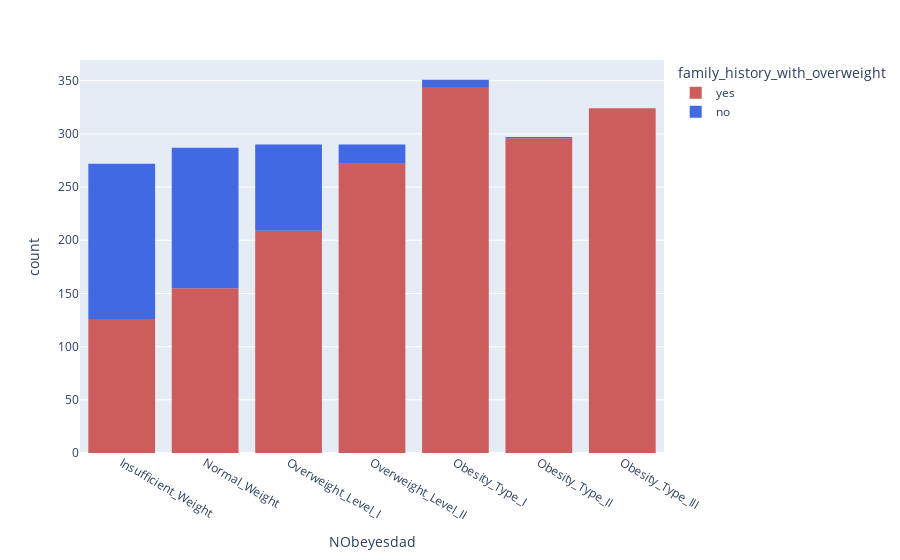

Here is the notebook cell this chart was saved with:
### Code cell
import warnings
warnings.filterwarnings('ignore', category=FutureWarning)

import plotly.express as px
color_map = {'yes': 'indianred', 'no': 'royalblue'}

obesity_list = ['Insufficient_Weight', 'Normal_Weight', 'Overweight_Level_I', 'Overweight_Level_II', 
                 'Obesity_Type_I', 'Obesity_Type_II', 'Obesity_Type_III']

print(df.NObeyesdad.unique())
px.histogram(df, x='NObeyesdad', color='family_history_with_overweight', 
             category_orders={'NObeyesdad': obesity_list}, color_discrete_map=color_map) # .update_xaxes(categoryorder='total ascending')

### Figure 1 — Plotly figure (JSON) as saved in the notebook; plotly's stock layout.template omitted (floating-point values rounded to 4 significant figures; data arrays with more than 128 entries replaced by an {"elided": "..."} marker saying what was removed)
{"data": [{"alignmentgroup": "True", "bingroup": "x", "hovertemplate": "family_history_with_overweight=yes<br>NObeyesdad=%{x}<br>count=%{y}<extra></extra>", "legendgroup": "yes", "marker": {"color": "indianred", "pattern": {"shape": ""}}, "name": "yes", "offsetgroup": "yes", "orientation": "v", "showlegend": true, "type": "histogram", "x": {"elided": "1726 str values"}, "xaxis": "x", "yaxis": "y"}, {"alignmentgroup": "True", "bingroup": "x", "hovertemplate": "family_history_with_overweight=no<br>NObeyesdad=%{x}<br>count=%{y}<extra></extra>", "legendgroup": "no", "marker": {"color": "royalblue", "pattern": {"shape": ""}}, "name": "no", "offsetgroup": "no", "orientation": "v", "showlegend": true, "type": "histogram", "x": {"elided": "385 str values"}, "xaxis": "x", "yaxis": "y"}], "layout": {"autosize": true, "barmode": "relative", "legend": {"title": {"text": "family_history_with_overweight"}, "tracegroupgap": 0}, "margin": {"t": 60}, "xaxis": {"anchor": "y", "autorange": true, "categoryarray": ["Insufficient_Weight", "Normal_Weight", "Overweight_Level_I", "Overweight_Level_II", "Obesity_Type_I", "Obesity_Type_II", "Obesity_Type_III"], "categoryorder": "array", "domain": [0, 1], "range": [-0.5, 6.5], "title": {"text": "NObeyesdad"}, "type": "category"}, "yaxis": {"anchor": "x", "autorange": true, "domain": [0, 1], "range": [0, 369.5], "title": {"text": "count"}}}}
